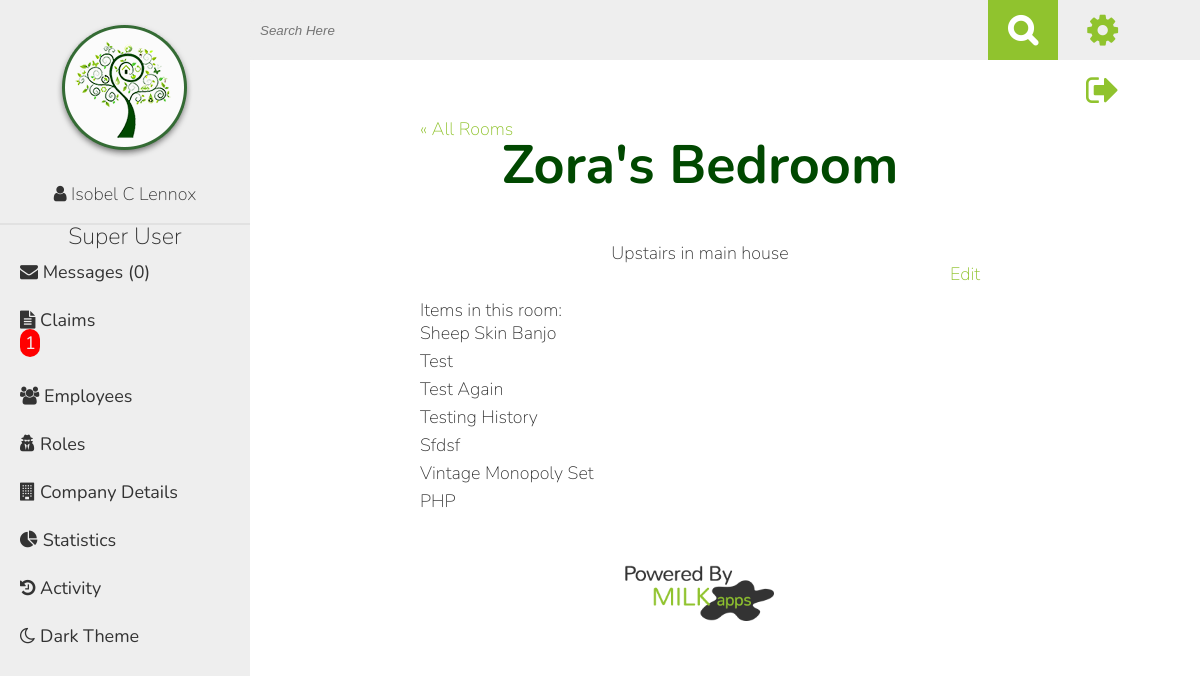
Before: /room_details.php?id=1 (signed in) with the older database file.
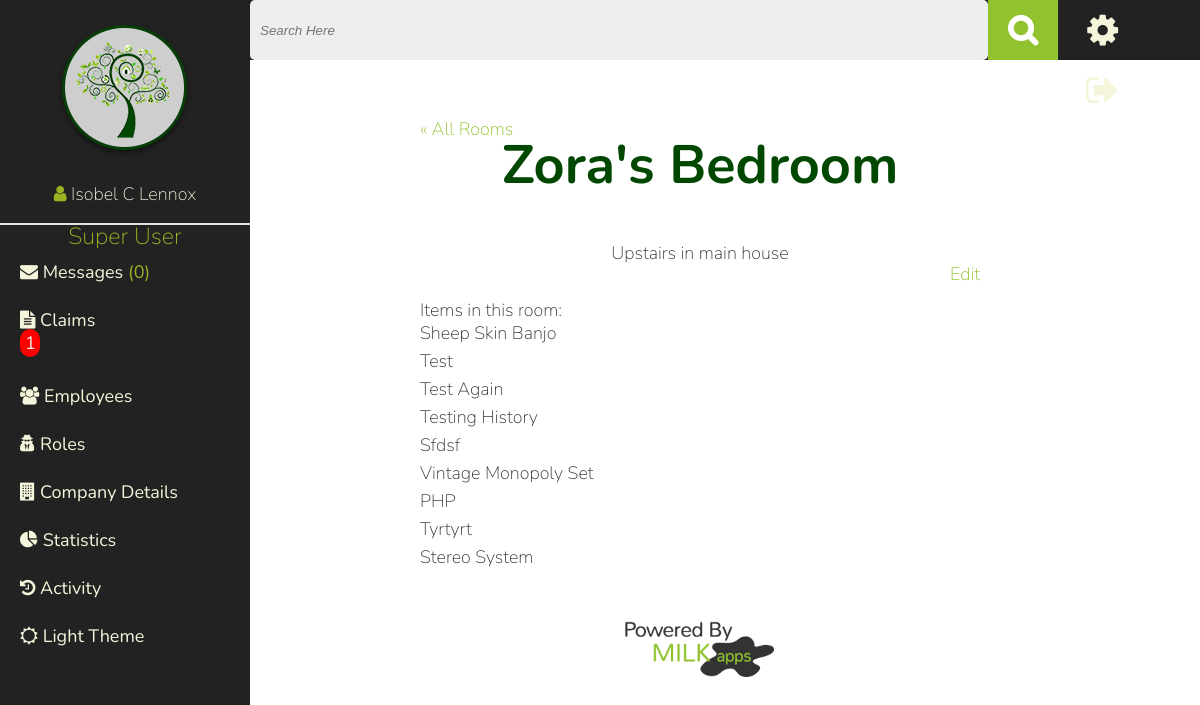
After: the same page with the newer database file.
### tables this page shows
CREATE TABLE IF NOT EXISTS `company_details` (
  `id` int(11) NOT NULL,
  `logo` varchar(60) DEFAULT NULL,
  `name` varchar(60) NOT NULL,
  `address` varchar(60) NOT NULL,
  `city` varchar(60) NOT NULL,
  `state` varchar(20) NOT NULL,
  `zip` varchar(10) NOT NULL,
  `phone` varchar(20) NOT NULL,
  `content` varchar(500) NOT NULL
);

CREATE TABLE IF NOT EXISTS `roles` (
  `id` int(11) NOT NULL,
  `name` varchar(60) NOT NULL
);

CREATE TABLE IF NOT EXISTS `rooms` (
  `id` int(11) NOT NULL,
  `name` varchar(60) NOT NULL,
  `notes` varchar(500) NOT NULL,
  `user_id` int(7) NOT NULL
);

CREATE TABLE IF NOT EXISTS `items` (
  `id` int(11) NOT NULL,
  `user_id` int(7) DEFAULT NULL,
  `category` int(7) DEFAULT NULL,
  `room_id` int(7) DEFAULT NULL,
  `name` varchar(60) DEFAULT NULL,
  `purchase_date` varchar(60) DEFAULT NULL,
  `purchase_price` varchar(20) DEFAULT NULL,
  `declared_value` varchar(60) DEFAULT NULL,
  `notes` varchar(999) DEFAULT NULL,
  `upload_date` varchar(20) DEFAULT NULL,
  `updated` varchar(20) DEFAULT NULL,
  `in_trash` int(2) DEFAULT NULL
);

### room_details.php (the view, shortened to what the changed rows need)
<?php $current_page="inventory";
include("inc/header.php"); ?>
<?php
if(isset($_GET['id'])){ ?>
<a href="rooms.php">&laquo; All Rooms</a>
 <?php
    $query  = "SELECT * FROM rooms WHERE id={$_GET['id']}";
    $result = mysqli_query($connection, $query);
    if($result){
        foreach($result as $show){
            echo "<h1>".$show['name']."</h1>";
            echo "<p class=\"center\">".$show['notes']."</p>";
            echo "<a class=\"right\" href=\"room_details.php?room=".$_GET['id']."\">Edit</a> <br/><br/>";
                $item_query  = "SELECT * FROM items WHERE room_id={$_GET['id']}";
                $itemresult = mysqli_query($connection, $item_query);
                if($itemresult){
                    echo "Items in this room: ";
                    echo "<ul>";
                    foreach($itemresult as $item){
                        echo "<li><a href=\"item_details.php?id=".$item['id']."\">".$item['name']."</li>";
                    }
                    echo "</ul>";
                }
            }
        }
}else{
    $_SESSION["message"] = "Room does not exist!";
    header('Location: ' . $_SERVER['HTTP_REFERER']);
}
?>
<?php include("inc/footer.php"); ?>

### inc/header.php (shortened to what the changed rows need)
<!DOCTYPE html>
<html>
    <head>
        <?php if(isset($_SESSION['theme'])){
        if($_SESSION['theme']==1){
                     ?>
                    <link rel="stylesheet" href="css/style.css">
                    <link rel="stylesheet" href="css/dark-theme.css">
            <?php  }else{
                      ?>
                    <link rel="stylesheet" href="css/style.css">
            <?php   }
        }else{ ?>
            <link rel="stylesheet" href="css/style.css">
        <?php } ?>
        <link rel="stylesheet" href="//maxcdn.bootstrapcdn.com/font-awesome/4.3.0/css/font-awesome.min.css">
    </head>
<body>
<nav>
  <div class= 'logo_user'>
    <?php
        $logo_query="SELECT * FROM company_details";
        $logo_found=mysqli_query($connection, $logo_query);;
        if($logo_found){
            $details=mysqli_fetch_assoc($logo_found);
            $logo=$details['logo'];
        }else{
            $logo="img/under_my_roof_sm.png";
        }
        ?>
    <a href="index.php"><img src="<?php echo $logo; ?>" alt="Greenwell Bank Logo"></a><br>
    <i class="fa fa-user"> </i> <a title="Your Profile" href="profile.php"><?php echo $_SESSION['username']; ?></a>
  </div>
<?php
if($_SESSION['is_employee']==0){
         ?>
        <ul>
         <?php
                if(!isset($current_page) || $current_page=="dashboard"){
                    echo "<li class=\"current_page\"><a href=\"index.php\"><i class=\"fa fa-tachometer\"></i> Dashboard</a></li>";
                }else{
                   echo " <li><a href=\"index.php\"><i class=\"fa fa-tachometer\"></i> Dashboard</a></li>";
                }
            ?>
                <?php
                if(isset($current_page) && $current_page=="inventory"){
                    echo "<li class=\"current_page\"><a href='inventory.php'><i class=\"fa fa-cubes\"></i> Inventory</a>";
                    echo "<ul>";
                    if(isset($sub_page)&&($sub_page == "add_item")) {
                      echo "<li class=\"sub_page\"><a href='add_item.php'><i class=\"fa fa-plus\"></i> Add Item</a></li>";
                    } else {
                      echo "<li><a href=\"add_item.php\"><i class=\"fa fa-plus\"></i> Add Item</a></li>";
                    }
                    if(isset($sub_page)&&($sub_page == "view_rooms")) {
                      echo "<li class=\"sub_page\"><a href='rooms.php'><i class=\"fa fa-eye\"></i> View Rooms</a></li>";
                    } else {
                      echo "<li><a href='rooms.php'><i class=\"fa fa-eye\"></i> View Rooms</a></li>";
                    }
                    echo "</ul></li>";
                ?>
            <?php
                }else{
                   echo " <li><a href='inventory.php'><i class=\"fa fa-cubes\"></i> Inventory</a> ";
                     ?>
              <ul>
                <li><a href="add_item.php"><i class="fa fa-plus"></i> Add Item</a></li>
                <li><a href="rooms.php"><i class="fa fa-eye"></i> View Rooms</a></li>
              </ul> </li>
               <?php
                }
            if(isset($current_page) && $current_page=="claims"){  ?>
            <li class="current_page"><a href="claim_history.php"><i class="fa fa-folder-open"></i> Claims</a>
            <ul>
          <?php
              if(isset($sub_page)&&($sub_page == "file_claim")) {
                echo "<li class=\"sub_page\"><a href=\"file_new_claim.php\"><i class=\"fa fa-file-text\"></i> File Claim</a></li> ";
              } else {
                echo "<li><a href=\"file_new_claim.php\"><i class=\"fa fa-file-text\"></i> File Claim</a></li>";
              }?>
            </ul>
            </li>
<?php }else{
            $all_query  = "SELECT COUNT(*) as total FROM claims WHERE user_id={$_SESSION['user_id']}";
            $all_result = mysqli_query($connection, $all_query);
            $data=mysqli_fetch_assoc($all_result);
          ?>
            <li><a href="claim_history.php"><i class="fa fa-folder-open"></i> Claims</a> <div class="claim_alert"><?php echo $data['total']; ?></div>
                <ul>
                 <li><a href="file_new_claim.php"><i class="fa fa-file-text"></i> File Claim</a></li>
                </ul>
            </li>
   <?php }
             if(isset($current_page) && $current_page=="activity"){ ?>
            <li class="current_page"><a href="activity.php"><i class="fa fa-history"></i> Activity</a></li>
            <?php }else{ ?>
             <li><a href="activity.php"><i class="fa fa-history"></i> Activity</a></li>
           <?php  }
            if(isset($current_page) && $current_page=="help"){?>
            <li class="current_page"><a href="help.php"><i class="fa fa-question"></i> Help</a></li>
             <?php }else{ ?>
              <li><a href="help.php"><i class="fa fa-question"></i> Help</a></li>
              <?php  } ?>
        </ul>
<?php }else{
     ?>
     <?php
    $role_query  = "SELECT * FROM roles WHERE id={$_SESSION['role']}";
    $role_result = mysqli_query($connection, $role_query);
    if($role_result){
        $role=mysqli_fetch_assoc($role_result);
        echo "<h4>".$role['name']."</h4>";
    }
    $claim_notification="SELECT COUNT(*) as total FROM claims WHERE status_id=0";
    $result=mysqli_query($connection, $claim_notification);
    $data=mysqli_fetch_assoc($result);
    $total= $data['total'];
   $role=0;
     foreach($_SESSION['permissions'] as $key => $val){
        if($val==3){
            $role++;
        }
    }  ?>
            <ul>
                   <?php
                    $message_query="SELECT COUNT(*) as messages FROM messages WHERE sent_to={$_SESSION['user_id']} AND viewed=0";
                    $message_found=mysqli_query($connection, $message_query);
                    $mes=mysqli_fetch_assoc($message_found);
                    $num_messg= $mes['messages'];
                    ?>
                <?php  if(isset($current_page) &&  $current_page=="messages"){ ?>
                        <li class="current_page"><a href="messages.php"><i class="fa fa-envelope"></i> Messages </a>(<?php echo $num_messg; ?>)</li>
              <?php  }else{ ?>
                      <li><a href="messages.php"><i class="fa fa-envelope"></i> Messages </a>(<?php echo $num_messg; ?>)</li>
             <?php   } ?>
                <?php
                      if(isset($current_page) && $current_page=="claims"){ ?>
                <li class="current_page"><a href="claims.php?pending"><i class="fa fa-file-text"></i> Claims </a><div class="claim_alert"><?php echo $total; ?></div></li>
              <?php  }else{ ?>
                <li><a href="claims.php?pending"><i class="fa fa-file-text"></i> Claims </a><div class="claim_alert"><?php echo $total; ?></div></li>
             <?php   } ?>
                <?php  if(isset($current_page) && $current_page=="employees"){ ?>
                        <li class="current_page"><a href="employees.php"><i class="fa fa-users"></i> Employees</a></li>
              <?php  }else{ ?>
                     <li><a href="employees.php"><i class="fa fa-users"></i> Employees</a></li>
             <?php   } ?>
                <?php  if(isset($current_page) && $current_page=="roles"){
                        if($role == 1){ ?>
                            <li class="current_page"><a href="roles.php"><i class="fa fa-user-secret"></i> Roles</a></li>
                        <?php }?>
              <?php  }else{
                        if($role == 1){ ?>
                <li><a href="roles.php"><i class="fa fa-user-secret"></i> Roles</a></li>
                <?php }?>
             <?php   } ?>
            <?php  if(isset($current_page) && $current_page=="company"){ ?>
                        <li class="current_page"><a href="company_details.php"><i class="fa fa-building"></i> Company Details</a></li>
              <?php  }else{ ?>
                      <li><a href="company_details.php"><i class="fa fa-building"></i> Company Details</a></li>
             <?php   } ?>
               <?php  if(!isset($current_page) || $current_page=="dashboard"){ ?>
                        <li class="current_page"><a href="index.php"><i class="fa fa-pie-chart"></i> Statistics</a></li>
              <?php  }else{ ?>
                  <li><a href="index.php"><i class="fa fa-pie-chart"></i> Statistics</a></li>
             <?php   } ?>
                <?php if(isset($current_page) && $current_page=="activity"){ ?>
                <li class="current_page"><a href="activity.php"><i class="fa fa-history"></i> Activity</a></li>
                    <?php }else{ ?>
                     <li><a href="activity.php" ><i class="fa fa-history"></i> Activity</a></li>
                   <?php  } ?>
            </ul>
<?php }  ?>
            <ul id="themes">
                 <?php if(isset($_SESSION['theme'])){
            if($_SESSION['theme']==1){
                  echo "<li><a href=\"edit.php?theme\"><i class=\"fa fa-sun-o\"></i> Light Theme</a></li>";
                    }else{
                    echo "<li><a href=\"edit.php?theme\"><i class=\"fa fa-moon-o\"></i> Dark Theme</a></li>";
                    }
                }else{
            echo "<li><a href=\"edit.php?theme\"><i class=\"fa fa-moon-o\"></i> Dark Theme</a></li>";
            }
        ?>
             </ul>
          </nav>
<header>
    <div class="account_links">
        <div>
          <a title="Manage Account Settings" href="settings.php?user=<?php echo $_SESSION['user_id'] ?>"><i id="spinCog" class="fa fa-cog fa-2x"></i></a>
        </div>
        <div>
          <a title="Log Out" href="logout.php"><i class="fa fa-sign-out fa-2x"></i></a>
        </div>
    </div>
</header>
        <div class="clearfix" id="page">
              <div class="content_wrapper">

Changed rows visible on the page:
added items: name "Tyrtyrt"
added items: name "Stereo System"
Other visible differences:
text no longer shown: "Dark Theme"
text now shown: "Light Theme"
